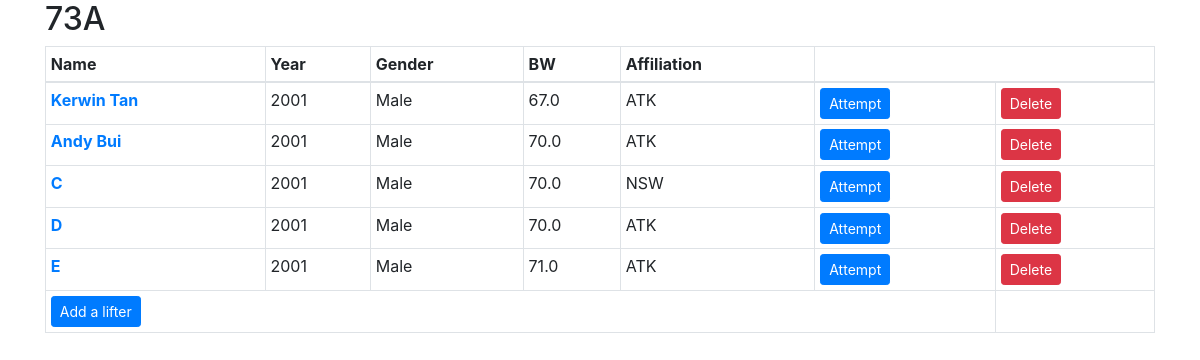
The app's page /meet/2/17/manage/ (signed in), older data.
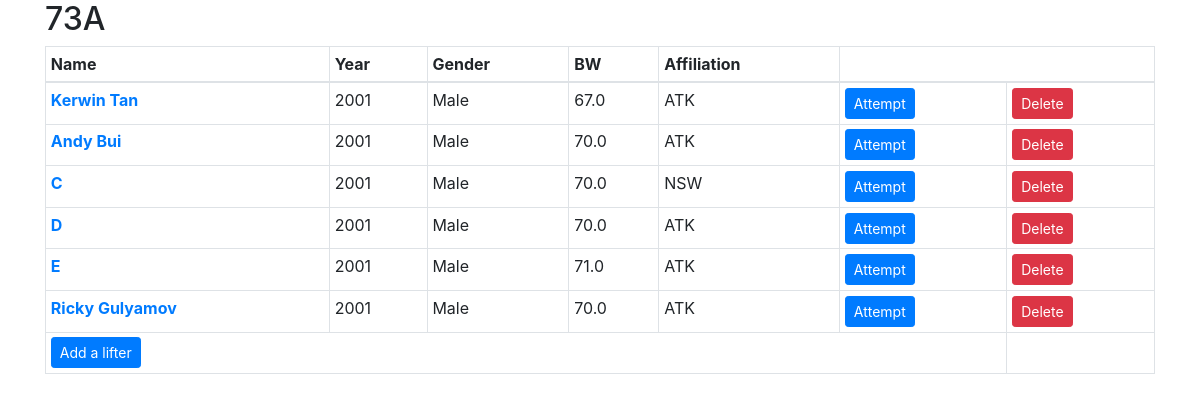
The same page, newer data.
### session/models.py (models this page shows, shortened)
class Session(models.Model):
    meet = models.ForeignKey("meet.Meet", on_delete=models.CASCADE)
    bodyweight = models.IntegerField()
    letter = models.CharField(max_length=1)
    start_time = models.TimeField(auto_now=False, auto_now_add=False)
    def __str__(self):
        return str(self.bodyweight) + self.letter

class Athlete(models.Model):
    session = models.ForeignKey("Session", on_delete=models.CASCADE)
    name = models.CharField(max_length=60)
    date_of_birth = models.DateField()
    gender = models.BooleanField()
    bodyweight = models.FloatField()
    affiliation = models.CharField(max_length=3)
    next_attempt = models.IntegerField(default=1)
    next_weight = models.IntegerField(default=-1)
    def __str__(self):
        return self.name

### session/views/session.py (the view)
# urls.py: path('manage/', session.manage, name='manage'),
def manage(request, meet_id, session_id):
    session = get_object_or_404(Session, pk=session_id)
    if session.meet.id != meet_id:
        raise Http404("Session not found!")
    athletes_list = session.athlete_set.all()
    form = UpdateAthleteForm()
    context = {
        'session': session,
        'athletes_list': athletes_list,
        'form':form
    }
    return render(request, 'session/manage.html', context)

### session/models.py (called while the page is built)
    def __str__(self):
        return str(self.weight)

### session/templates/session/manage.html (shortened to what this page needs)
{% extends 'main/base.html' %}
{% load crispy_forms_tags %}
{% block content %}
<h2>{{ session }}</h2>
    <table class="table table-hover table-bordered table-sm">
        <thead>
            <tr>
                <th>Name</th>
                <th>Year</th>
                <th>Gender</th>
                <th>BW</th>
                <th>Affiliation</th>
                <th colspan="2"></th>
            </tr>
        </thead>
        <tbody>
        {% if athletes_list %}
            {% for athlete in athletes_list %}
                <tr>
                    <th><a href="#">{{ athlete.name }}</a></th>
                    <td>{{ athlete.date_of_birth.year }}</td>
                    <td>
                        {% if athlete.gender %}
                            Male
                        {% else %}
                            Female
                        {% endif %}
                    </td>
                    <td>{{ athlete.bodyweight }}</td>
                    <td>{{ athlete.affiliation }}</td>
                    {% if user.is_authenticated %}
                    <td>
                        <button type="button" class="btn btn-primary btn-sm" data-toggle="modal" data-target="#athlete-attempt-{{athlete.pk}}">
                            Attempt
                        </button>
                    </td>
                    <td>
                        <form action="{% url 'meet:session:athlete_delete' session.meet.id session.id athlete.id%}" method="delete">
                            <button type="submit" class="btn btn-danger btn-sm">Delete</button>
                        </form>
                    </td>
                    {% endif %}
                </tr>
            {% endfor %}
        {% else %}
            <tr><td colspan="6"> No athletes to show for the {{session}} session! </td></tr>
        {% endif %}
        <tbody>
        <tfoot>
            <tr>
                <th colspan="6">
                    {% if user.is_authenticated %}
                    <a href="{% url 'meet:session:display_athlete_add' session.meet.id session.id %}"><button class="btn btn-primary btn-sm">Add a lifter</button></a>
                    {% endif %}
                <th>
            </tr>
        </tfoot>
    </table>
    {% endblock %}

### main/templates/main/base.html (shortened to what this page needs)
<!doctype html>
<html lang="en">
<head>
    <link rel="stylesheet" href="https://stackpath.bootstrapcdn.com/bootstrap/4.4.1/css/bootstrap.min.css">
</head>
<body>
    <div class="container">
        {% block content %}
        {% endblock %}
    </div>
</body>
</html>

Row changes from the older to the newer data that the page shows:
added Athlete: name "Ricky Gulyamov", date_of_birth.year "2001", gender "Male", bodyweight "70.0", affiliation "ATK"
